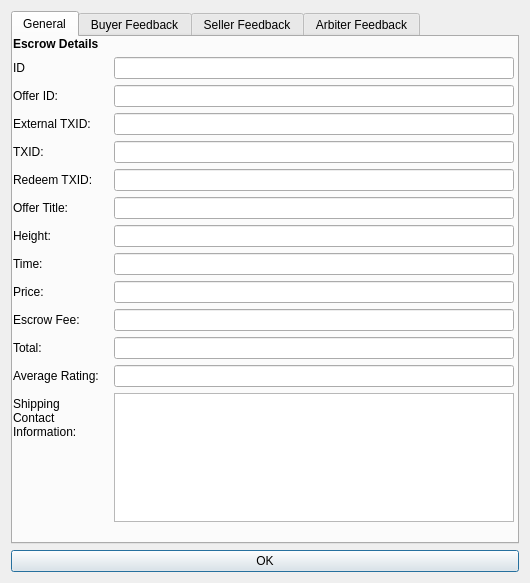
<?xml version="1.0" encoding="UTF-8"?>
<ui version="4.0">
 <class>EscrowInfoDialog</class>
 <widget class="QDialog" name="EscrowInfoDialog">
  <property name="geometry">
   <rect>
    <x>0</x>
    <y>0</y>
    <width>530</width>
    <height>583</height>
   </rect>
  </property>
  <property name="windowTitle">
   <string>Escrow Info</string>
  </property>
  <property name="autoFillBackground">
   <bool>true</bool>
  </property>
  <layout class="QVBoxLayout" name="verticalLayout">
   <item>
    <widget class="QTabWidget" name="escrowinfo">
     <property name="currentIndex">
      <number>0</number>
     </property>
     <widget class="QWidget" name="general">
      <attribute name="title">
       <string>General</string>
      </attribute>
      <widget class="QWidget" name="layoutWidget">
       <property name="geometry">
        <rect>
         <x>0</x>
         <y>0</y>
         <width>501</width>
         <height>485</height>
        </rect>
       </property>
       <layout class="QFormLayout" name="formLayout">
        <property name="fieldGrowthPolicy">
         <enum>QFormLayout::AllNonFixedFieldsGrow</enum>
        </property>
        <item row="0" column="0">
         <widget class="QLabel" name="label_3">
          <property name="font">
           <font>
            <weight>75</weight>
            <bold>true</bold>
           </font>
          </property>
          <property name="text">
           <string>Escrow Details</string>
          </property>
         </widget>
        </item>
        <item row="1" column="0">
         <widget class="QLabel" name="label_2">
          <property name="text">
           <string>ID</string>
          </property>
         </widget>
        </item>
        <item row="1" column="1">
         <widget class="QLineEdit" name="guidEdit"/>
        </item>
        <item row="2" column="0">
         <widget class="QLabel" name="linkGUIDLabel">
          <property name="text">
           <string>Offer ID:</string>
          </property>
         </widget>
        </item>
        <item row="2" column="1">
         <widget class="QLineEdit" name="offerEdit"/>
        </item>
        <item row="4" column="0">
         <widget class="QLabel" name="label_4">
          <property name="text">
           <string>TXID:</string>
          </property>
         </widget>
        </item>
        <item row="4" column="1">
         <widget class="QLineEdit" name="txidEdit">
          <property name="enabled">
           <bool>true</bool>
          </property>
         </widget>
        </item>
        <item row="6" column="0">
         <widget class="QLabel" name="label_14">
          <property name="text">
           <string>Offer Title:</string>
          </property>
         </widget>
        </item>
        <item row="6" column="1">
         <widget class="QLineEdit" name="titleEdit"/>
        </item>
        <item row="7" column="0">
         <widget class="QLabel" name="label_6">
          <property name="text">
           <string>Height:</string>
          </property>
         </widget>
        </item>
        <item row="7" column="1">
         <widget class="QLineEdit" name="heightEdit">
          <property name="enabled">
           <bool>true</bool>
          </property>
         </widget>
        </item>
        <item row="8" column="0">
         <widget class="QLabel" name="label_5">
          <property name="text">
           <string>Time:</string>
          </property>
         </widget>
        </item>
        <item row="8" column="1">
         <widget class="QLineEdit" name="timeEdit">
          <property name="enabled">
           <bool>true</bool>
          </property>
         </widget>
        </item>
        <item row="9" column="0">
         <widget class="QLabel" name="label_7">
          <property name="text">
           <string>Price:</string>
          </property>
         </widget>
        </item>
        <item row="9" column="1">
         <widget class="QLineEdit" name="priceEdit">
          <property name="enabled">
           <bool>true</bool>
          </property>
         </widget>
        </item>
        <item row="10" column="0">
         <widget class="QLabel" name="commissionLabel">
          <property name="text">
           <string>Escrow Fee:</string>
          </property>
         </widget>
        </item>
        <item row="10" column="1">
         <widget class="QLineEdit" name="feeEdit"/>
        </item>
        <item row="11" column="0">
         <widget class="QLabel" name="label_9">
          <property name="text">
           <string>Total:</string>
          </property>
         </widget>
        </item>
        <item row="11" column="1">
         <widget class="QLineEdit" name="totalEdit">
          <property name="enabled">
           <bool>true</bool>
          </property>
         </widget>
        </item>
        <item row="12" column="0">
         <widget class="QLabel" name="ratingLabel">
          <property name="text">
           <string>Average Rating:</string>
          </property>
         </widget>
        </item>
        <item row="12" column="1">
         <widget class="QLineEdit" name="ratingEdit"/>
        </item>
        <item row="14" column="0">
         <widget class="QLabel" name="label_11">
          <property name="text">
           <string>Shipping  Contact Information:</string>
          </property>
          <property name="wordWrap">
           <bool>true</bool>
          </property>
         </widget>
        </item>
        <item row="14" column="1">
         <widget class="QTextEdit" name="paymessageEdit">
          <property name="enabled">
           <bool>true</bool>
          </property>
         </widget>
        </item>
        <item row="3" column="0">
         <widget class="QLabel" name="exttxidLabel">
          <property name="text">
           <string>External TXID:</string>
          </property>
         </widget>
        </item>
        <item row="3" column="1">
         <widget class="QLineEdit" name="exttxidEdit"/>
        </item>
        <item row="5" column="1">
         <widget class="QLineEdit" name="redeemTxidEdit"/>
        </item>
        <item row="5" column="0">
         <widget class="QLabel" name="label">
          <property name="text">
           <string>Redeem TXID:</string>
          </property>
         </widget>
        </item>
       </layout>
      </widget>
     </widget>
     <widget class="QWidget" name="buyerFeedback">
      <attribute name="title">
       <string>Buyer Feedback</string>
      </attribute>
      <widget class="QScrollArea" name="scrollArea">
       <property name="geometry">
        <rect>
         <x>0</x>
         <y>0</y>
         <width>501</width>
         <height>481</height>
        </rect>
       </property>
       <property name="verticalScrollBarPolicy">
        <enum>Qt::ScrollBarAsNeeded</enum>
       </property>
       <property name="horizontalScrollBarPolicy">
        <enum>Qt::ScrollBarAlwaysOff</enum>
       </property>
       <property name="widgetResizable">
        <bool>true</bool>
       </property>
       <widget class="QWidget" name="scrollAreaWidgetContents">
        <property name="geometry">
         <rect>
          <x>0</x>
          <y>0</y>
          <width>497</width>
          <height>477</height>
         </rect>
        </property>
        <layout class="QVBoxLayout" name="verticalLayout_3">
         <item>
          <layout class="QVBoxLayout" name="buyerFeedbackLayout">
           <property name="sizeConstraint">
            <enum>QLayout::SetMinAndMaxSize</enum>
           </property>
          </layout>
         </item>
        </layout>
       </widget>
      </widget>
     </widget>
     <widget class="QWidget" name="sellerFeedback">
      <attribute name="title">
       <string>Seller Feedback</string>
      </attribute>
      <widget class="QScrollArea" name="scrollArea_2">
       <property name="geometry">
        <rect>
         <x>0</x>
         <y>0</y>
         <width>501</width>
         <height>481</height>
        </rect>
       </property>
       <property name="verticalScrollBarPolicy">
        <enum>Qt::ScrollBarAsNeeded</enum>
       </property>
       <property name="horizontalScrollBarPolicy">
        <enum>Qt::ScrollBarAlwaysOff</enum>
       </property>
       <property name="widgetResizable">
        <bool>true</bool>
       </property>
       <widget class="QWidget" name="scrollAreaWidgetContents_3">
        <property name="geometry">
         <rect>
          <x>0</x>
          <y>0</y>
          <width>497</width>
          <height>477</height>
         </rect>
        </property>
        <layout class="QVBoxLayout" name="verticalLayout_4">
         <item>
          <layout class="QVBoxLayout" name="sellerFeedbackLayout">
           <property name="sizeConstraint">
            <enum>QLayout::SetMinAndMaxSize</enum>
           </property>
          </layout>
         </item>
        </layout>
       </widget>
      </widget>
     </widget>
     <widget class="QWidget" name="arbiterFeedback">
      <attribute name="title">
       <string>Arbiter Feedback</string>
      </attribute>
      <widget class="QScrollArea" name="scrollArea_3">
       <property name="geometry">
        <rect>
         <x>0</x>
         <y>0</y>
         <width>501</width>
         <height>481</height>
        </rect>
       </property>
       <property name="verticalScrollBarPolicy">
        <enum>Qt::ScrollBarAsNeeded</enum>
       </property>
       <property name="horizontalScrollBarPolicy">
        <enum>Qt::ScrollBarAlwaysOff</enum>
       </property>
       <property name="widgetResizable">
        <bool>true</bool>
       </property>
       <widget class="QWidget" name="scrollAreaWidgetContents_8">
        <property name="geometry">
         <rect>
          <x>0</x>
          <y>0</y>
          <width>497</width>
          <height>477</height>
         </rect>
        </property>
        <layout class="QVBoxLayout" name="verticalLayout_5">
         <item>
          <layout class="QVBoxLayout" name="arbiterFeedbackLayout">
           <property name="sizeConstraint">
            <enum>QLayout::SetMinAndMaxSize</enum>
           </property>
          </layout>
         </item>
        </layout>
       </widget>
      </widget>
     </widget>
    </widget>
   </item>
   <item>
    <widget class="QPushButton" name="okButton">
     <property name="text">
      <string>OK</string>
     </property>
    </widget>
   </item>
  </layout>
 </widget>
 <resources>
  <include location="../dynamic.qrc"/>
 </resources>
 <connections/>
</ui>
